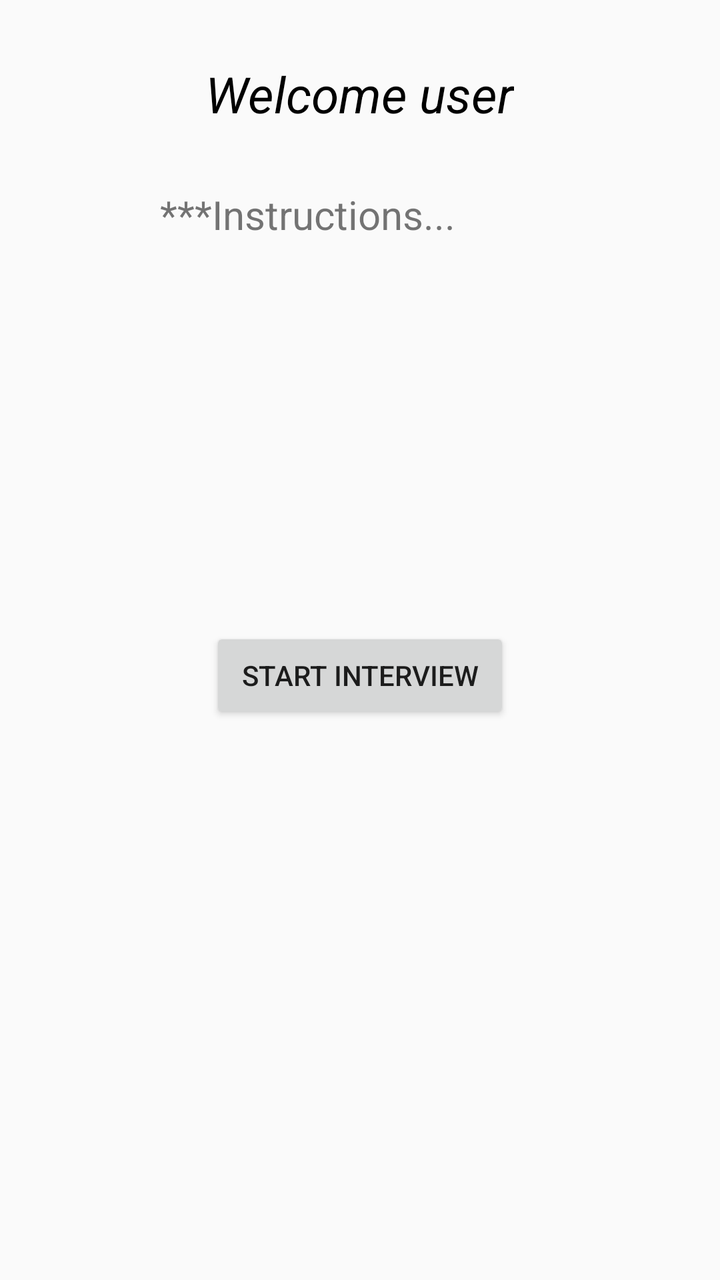
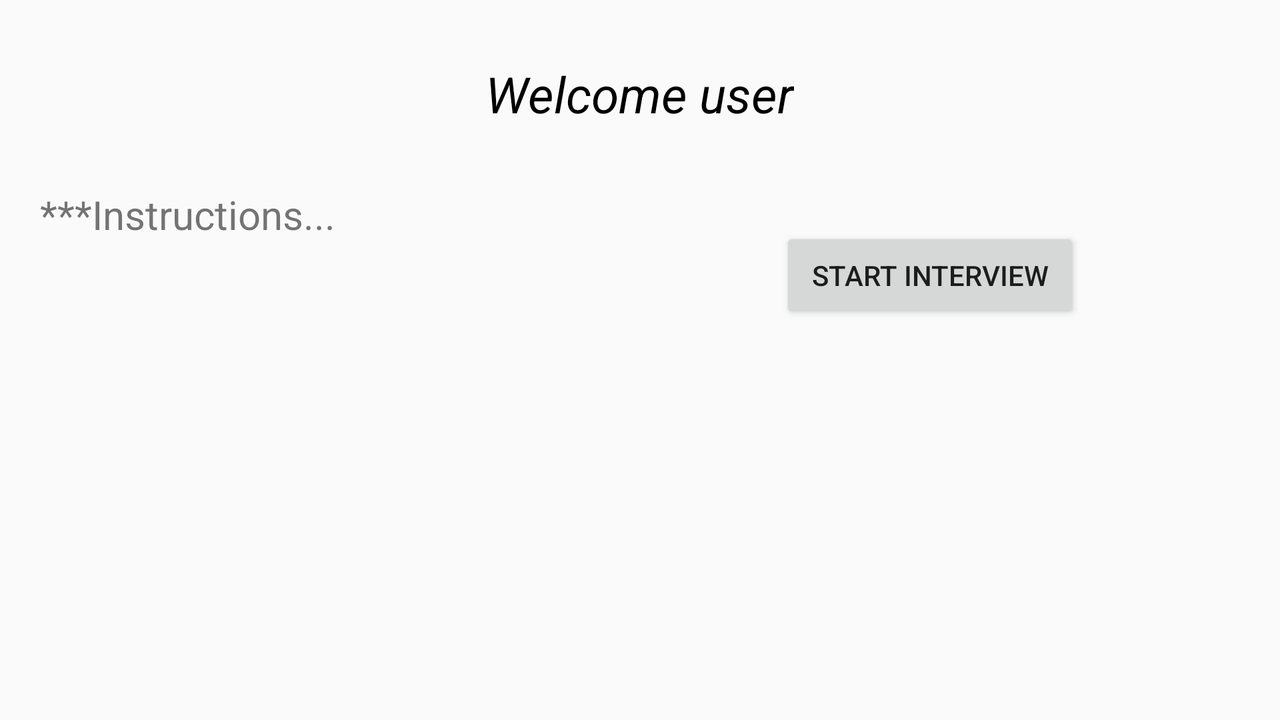

One screen, two layout resources from the same app: the default and the repository's alternative for another configuration. Each is rendered where Android would select it; the XML of both is given below.
<!-- AndroidManifest.xml: application theme AppTheme -->
<!-- res/layout/activity_user_homepage.xml -->
<?xml version="1.0" encoding="utf-8"?>

<RelativeLayout xmlns:android="http://schemas.android.com/apk/res/android"
    xmlns:app="http://schemas.android.com/apk/res-auto"
    xmlns:tools="http://schemas.android.com/tools"
    android:layout_width="match_parent"
    android:layout_height="match_parent"
    tools:context=".user_homepage">

    <TextView
        android:id="@+id/textView"
        android:layout_width="wrap_content"
        android:layout_height="wrap_content"
        android:text="Welcome user"
       android:textSize="25dp"
        android:textColor="@android:color/black"
        android:padding="10sp"
        android:layout_margin="20sp"
        android:textStyle="italic"
        android:layout_centerHorizontal="true"/>

    <TextView
        android:id="@+id/textView2"
        android:layout_width="wrap_content"
        android:layout_height="wrap_content"
        android:text="***Instructions..."
        android:textSize="20dp"
        android:height="200sp"
        android:width="200sp"
        android:layout_centerHorizontal="true"
        android:layout_below="@id/textView"

        />

    <Button
        android:id="@+id/button2"
        android:layout_width="wrap_content"
        android:layout_height="wrap_content"
        android:text="Start interview"
        android:layout_below="@id/textView2"
        android:layout_centerHorizontal="true"
        android:width="150sp"
        android:layout_marginTop="20sp"
        android:onClick="start_int" />


</RelativeLayout>
<!-- resources referenced by this layout -->
<resources>
  <style name="AppTheme" parent="Theme.AppCompat.Light.DarkActionBar">
          
          <item name="colorPrimary">#6C5B7B</item>
          <item name="colorPrimaryDark">#A9A9B0</item>
          <item name="colorAccent">#000000</item>
      </style>
</resources>
<!-- res/layout-land/activity_user_homepage.xml (the repository's variant of the layout above) -->
<!-- drawn on the phone turned sideways -->
<?xml version="1.0" encoding="utf-8"?>
<RelativeLayout xmlns:android="http://schemas.android.com/apk/res/android"
    xmlns:app="http://schemas.android.com/apk/res-auto"
    xmlns:tools="http://schemas.android.com/tools"
    android:layout_width="match_parent"
    android:layout_height="match_parent"
    tools:context=".user_homepage">

    <TextView
        android:id="@+id/textView"
        android:layout_width="wrap_content"
        android:layout_height="wrap_content"
        android:text="Welcome user"
       android:textSize="25dp"
        android:textColor="@android:color/black"
        android:padding="10sp"
        android:layout_margin="20sp"
        android:textStyle="italic"
        android:layout_centerHorizontal="true"/>

    <TextView
        android:id="@+id/textView2"
        android:layout_width="wrap_content"
        android:layout_height="wrap_content"
        android:text="***Instructions..."
        android:textSize="20dp"
        android:height="200sp"
        android:width="200sp"
        android:layout_alignParentLeft="true"
        android:layout_marginLeft="20dp"
        android:layout_below="@id/textView"

        />

    <Button
        android:id="@+id/button2"
        android:layout_width="wrap_content"
        android:layout_height="wrap_content"
        android:text="Start interview"
        android:layout_below="@id/textView"
       android:layout_alignParentRight="true"
        android:width="150sp"
        android:layout_marginTop="20sp"
        android:onClick="start_int"
        android:layout_marginRight="100dp"/>

</RelativeLayout>
